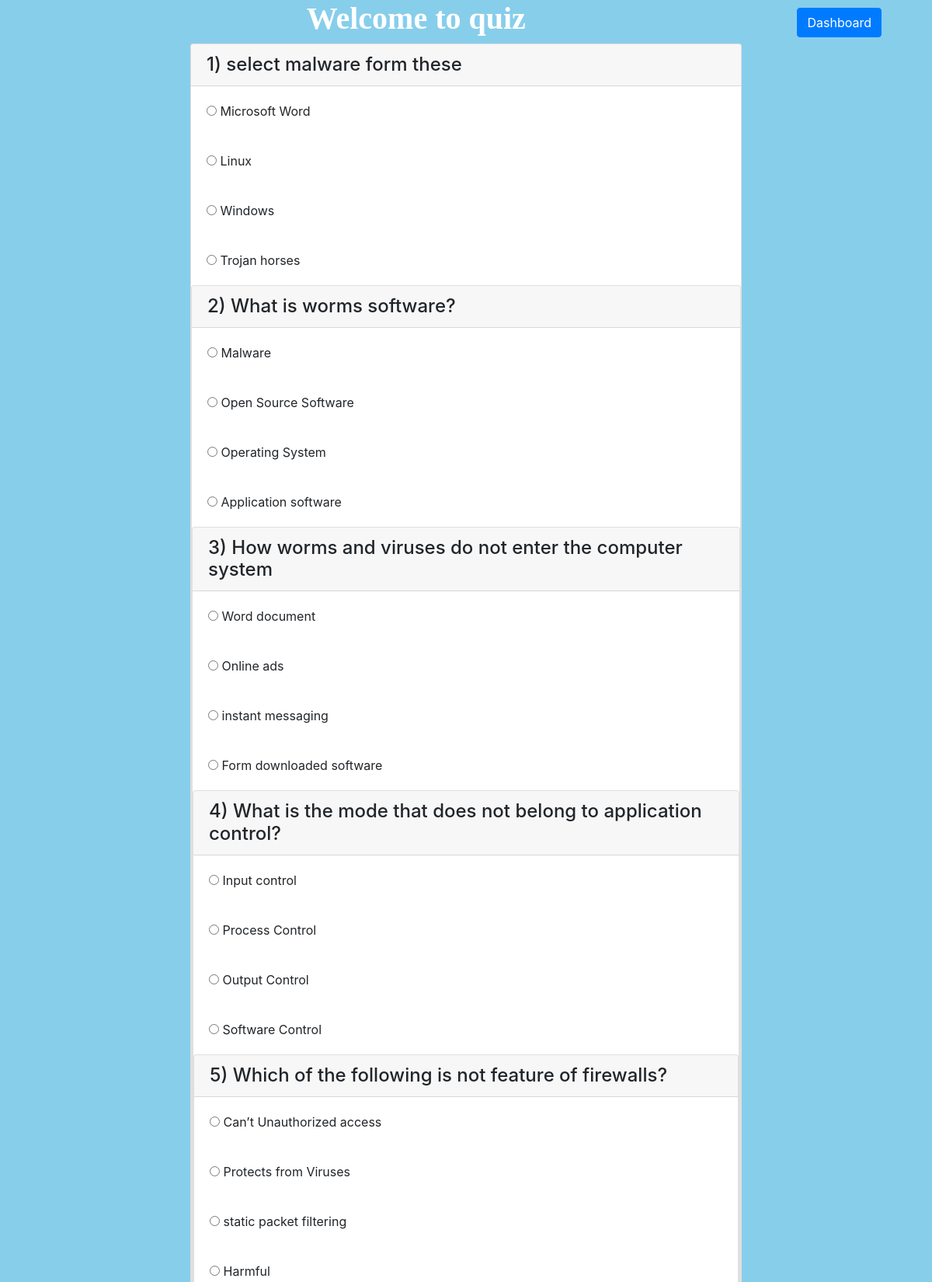
The page /quick_Quiz.php (upper part) on the database its author committed.
### tables this page shows
CREATE TABLE `question` (
  `qid` int(11) NOT NULL,
  `sid` int(11) NOT NULL,
  `question` varchar(200) NOT NULL,
  `ans_id` int(11) NOT NULL
);

CREATE TABLE `answer` (
  `aid` int(11) NOT NULL,
  `answer` varchar(100) NOT NULL,
  `qid` int(11) NOT NULL,
  `status` text NOT NULL
);

### quick_Quiz.php (the view, shortened to what this page needs)
<?php
include 'dbConnection.php';
?>
<!DOCTYPE html>
<html lang="en">
<head>
    <link rel="stylesheet" href="https://cdn.jsdelivr.net/npm/bootstrap@4.0.0/dist/css/bootstrap.min.css">
    <link rel="stylesheet" href="./css/do_quizStyle.css">
</head>
<body>
    <div class="container">
    <div><a onclick="checker();" href="memberdashboard.php" class="btn btn-primary" style="float: right; margin-right:20px; margin-top:10px;">Dashboard</a></div>
        <h1 class="text-center" style="color: white; font-family:'Times New Roman', Times, serif; font-weight: bold;">Welcome to quiz</h1>
    <div class="col-xl-8 col-lg-8 col-md-8 col-sm-8 m-auto d-block">
        <form action="check_Quick_Quiz_ans.php" method="POST">
        <?php
         $q = "SELECT * FROM question;";
         $query = mysqli_query($connect,$q);
         $row1 = mysqli_fetch_assoc($query);
         $start = $row1['qid'];
         $end = $start+19;
         $count = 1;
            for($i=$start; $i<=$end; $i++,$count++)
            {
                $q = "SELECT * FROM question where qid=$i";
                $query = mysqli_query($connect,$q);
                while($rows = mysqli_fetch_array($query))
                {
        ?>
                <div class="card">
                    <h4 class="card-header"> <?php echo $count.") ".$rows['question'] ?> </h4>
                    <?php
                         $q = "SELECT * FROM answer where qid=$i";
                         $query = mysqli_query($connect,$q);
                         while($rows = mysqli_fetch_array($query))
                         {
                            ?>
                            <div class="card-body">
                                <input type="radio" name="quizcheck[<?php echo $rows['qid']?>]" value="<?php echo $rows['aid']; ?>">
                                <?php echo $rows['answer'];?>
                            </div>
        <?php
            }
        }
        }
        ?>
        </form>
        </div>
    </div>
</body>
</html>

### css/do_quizStyle.css (style rules this page uses)
body { background-color: skyblue; }

### rows shown on the page
question: question "select malware form these"
answer: answer "Microsoft Word"
answer: answer "Linux"
answer: answer "Windows"
answer: answer "Trojan horses"
question: question "What is worms software?"
answer: answer "Malware"
answer: answer "Open Source Software"
answer: answer "Operating System"
answer: answer "Application software"
question: question "How worms and viruses do not enter the computer system"
answer: answer "Word document"
answer: answer "Online ads"
answer: answer "instant messaging"
answer: answer "Form downloaded software"
question: question "What is the mode that does not belong to application control?"
answer: answer "Input control"
answer: answer "Process Control"
answer: answer "Output Control"
answer: answer "Software Control"
question: question "Which of the following is not feature of firewalls?"
answer: answer "Can’t Unauthorized access"
answer: answer "Protects from Viruses"
answer: answer "static packet filtering"
answer: answer "Harmful"
